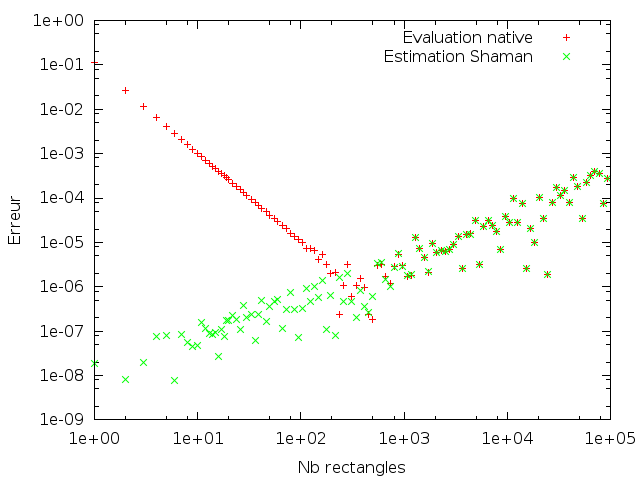

The gnuplot source for this figure:
#!/usr/bin/gnuplot

set terminal pngcairo
set output "cvPlot.png"

set xlabel "Nb rectangles"
set format x "%.0e"

set ylabel "Erreur"
set format y "%.0e"
set yrange [1e-09 : *]

set logscale xy
plot "cvPlot.dat" using 1:3 title "Evaluation native", \
     "cvPlot.dat" using 1:4 title "Estimation Shaman"

unset output

set output "cvPlot_raw.png"
plot "cvPlot.dat" using 1:3 title "Evaluation native"
unset output